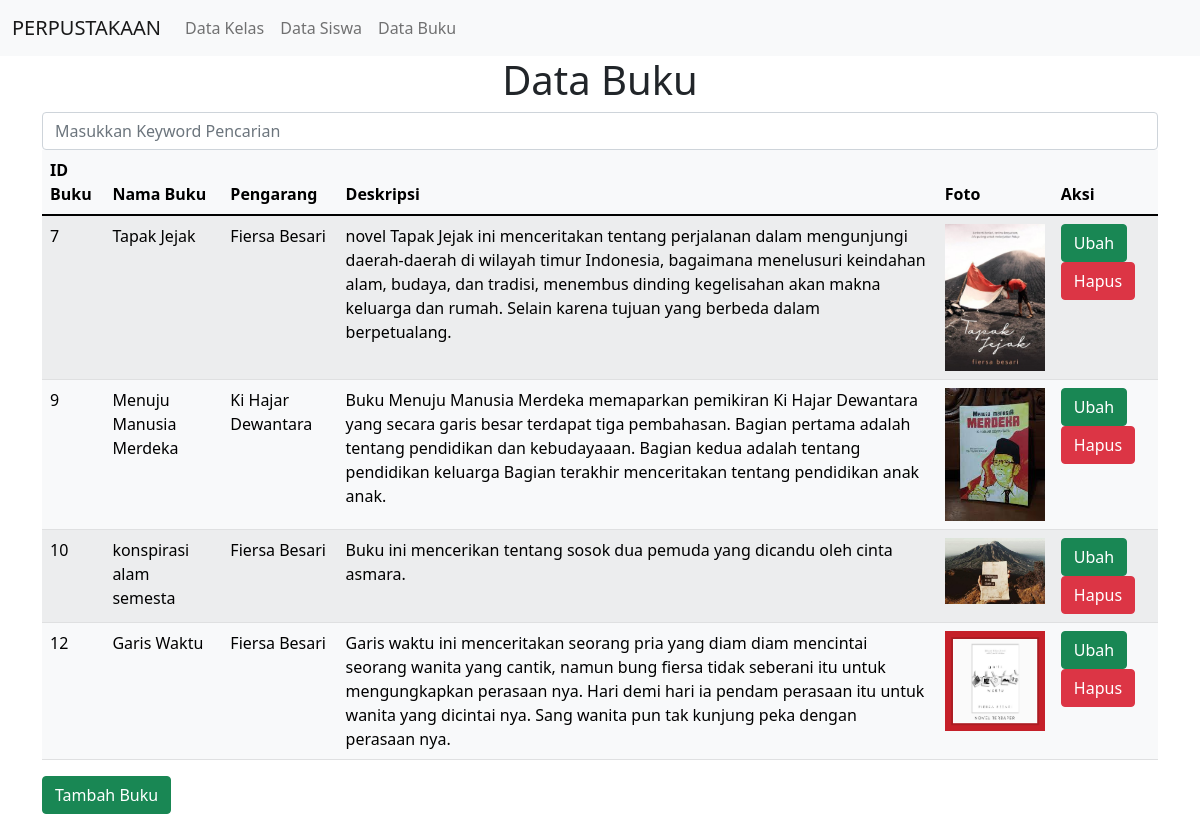
The app's page /admin/tampil_buku.php with its own data.
### tables this page shows
CREATE TABLE `buku` (
  `id_buku` int(11) NOT NULL,
  `nama_buku` varchar(100) NOT NULL,
  `pengarang` varchar(100) NOT NULL,
  `deskripsi` text NOT NULL,
  `foto` varchar(255) NOT NULL
);

### admin/tampil_buku.php (the view, shortened to what this page needs)
<!DOCTYPE html>
<html lang="en">
<head>
    <link href="https://cdn.jsdelivr.net/npm/bootstrap@5.1.1/dist/css/bootstrap.min.css" rel="stylesheet">
</head>
<body>
    <?php
        include "navbar.php";
    ?>
    <div class="container">
    <h1 class= "text-center">Data Buku</h1>
        <form action="tampil_buku.php" method="POST">
            <input type="text" name="cari" class="form-control" placeholder="Masukkan Keyword Pencarian">
        </form>
        <table class="table table-light table-striped">
    <thead>
        <tr>
            <th scope="col">ID Buku</th>
            <th scope="col">Nama Buku</th>
            <th scope="col">Pengarang</th>
            <th scope="col">Deskripsi</th>
            <th scope="col">Foto</th>
            <th scope="col">Aksi</th>
        </tr>
  </thead>
  <tbody>
      <?php
      include "koneksi.php";
      if (isset($_POST["cari"])) {
          $cari = $_POST['cari'];
          $qry_buku = mysqli_query($koneksi, "select * from buku where id_buku='$cari' or nama_buku like'%$cari%'");
      }
      else {
      $qry_buku=mysqli_query($koneksi,"select * from buku");
      }
      while($data_buku=mysqli_fetch_array($qry_buku)){
      ?>
        <tr>
            <td><?php echo $data_buku["id_buku"]; ?></td>
            <td><?php echo $data_buku["nama_buku"]; ?></td>
            <td><?php echo $data_buku["pengarang"]; ?></td>
            <td><?php echo $data_buku["deskripsi"]; ?></td>
            <td><img src="foto/<?=$data_buku['foto']?>" width=100></td>
            <td>
            <a href="ubah_buku.php?id_buku=<?=$data_buku['id_buku']?>" class="btn btn-success">Ubah</a>
            <a href="hapus_buku.php?id_buku=<?=$data_buku['id_buku']?>"
            onclick="return confirm('Apakah anda yakin menghapus data ini?')" class="btn btn-danger">Hapus</a></td>
        </tr>
    <?php
    }
    ?>
  </tbody>
</table>
            <td><a href="tambah_buku.php" class="btn btn-success">Tambah Buku</a>
    </div>
</body>
</html>

### admin/navbar.php (shortened to what this page needs)
<nav class="navbar navbar-expand-lg navbar-light bg-light">
  <div class="container-fluid">
    <a class="navbar-brand" href="#">PERPUSTAKAAN</a>
    <div class="collapse navbar-collapse" id="navbarSupportedContent">
      <ul class="navbar-nav me-auto mb-2 mb-lg-0">
        <li class="nav-item">
          <a class="nav-link" aria-current="page" href="tampil_kelas.php">Data Kelas</a>
        </li>
        <li class="nav-item">
          <a class="nav-link" href="tampil_siswa.php">Data Siswa</a>
        </li>
        <li class="nav-item">
          <a class="nav-link" href="tampil_buku.php">Data Buku</a>
        </li>
      </ul>
    </div>
  </div>
</nav>

### records on screen
buku: id_buku "7", nama_buku "Tapak Jejak", pengarang "Fiersa Besari", deskripsi "novel Tapak Jejak ini menceritakan tentang perjalanan dalam mengunjungi daerah-daerah di wilayah timur Indonesia, bagaimana menelusuri keindahan alam, budaya, dan tradisi, menembus dinding kegelisahan akan makna keluarga dan rumah. Selain karena tujuan yang berbeda dalam berpetualang.", foto (picture)
buku: id_buku "9", nama_buku "Menuju Manusia Merdeka", pengarang "Ki Hajar Dewantara", deskripsi "Buku Menuju Manusia Merdeka memaparkan pemikiran Ki Hajar Dewantara yang secara garis besar terdapat tiga pembahasan. Bagian pertama adalah tentang pendidikan dan kebudayaaan. Bagian kedua adalah tentang pendidikan keluarga Bagian terakhir menceritakan tentang pendidikan anak anak.", foto (picture)
buku: id_buku "10", nama_buku "konspirasi alam semesta", pengarang "Fiersa Besari", deskripsi "Buku ini mencerikan tentang sosok dua pemuda yang dicandu oleh cinta asmara.", foto (picture)
buku: id_buku "12", nama_buku "Garis Waktu", pengarang "Fiersa Besari", deskripsi "Garis waktu ini menceritakan seorang pria yang diam diam mencintai seorang wanita yang cantik, namun bung fiersa tidak seberani itu untuk mengungkapkan perasaan nya. Hari demi hari ia pendam perasaan itu untuk wanita yang dicintai nya. Sang wanita pun tak kunjung peka dengan perasaan nya.", foto (picture)
